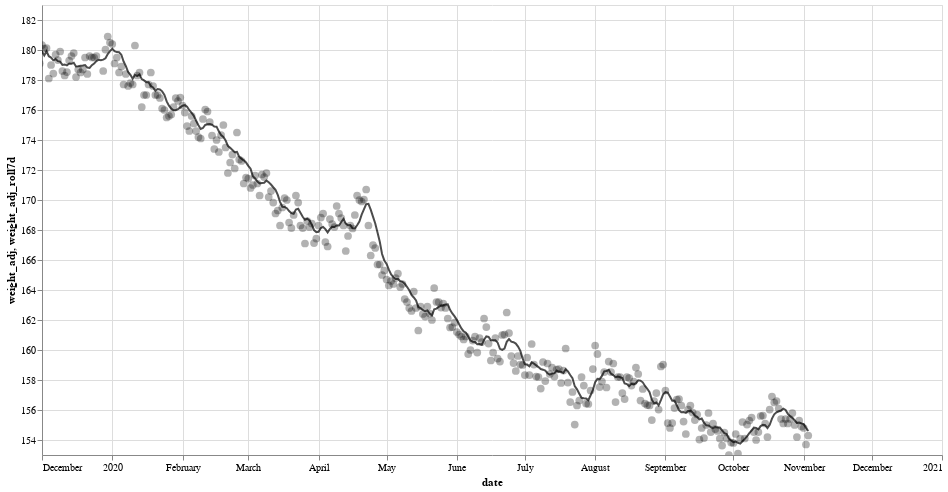

Notebook source saved alongside this figure:
### Code cell
dr = wgt_df.copy()
dr['date'] = dr.index
# xs = ('2015-9-01', '2021-1-31')
xs = ('2019-12-1', '2021-1-1')
ys = (153, 183)
width = 900
height = 450

w=alt.Chart(dr).mark_circle(size=60, opacity=0.3, color='black').encode(
    x=alt.X('date',
        scale=alt.Scale(domain=xs)
    ),  
    y=alt.Y('weight_adj',
        scale=alt.Scale(domain=ys)
    ),      
    tooltip=['date', 'run_before', 'weight', 'weight_adj', 'weight_adj_roll7d']
).properties(
    width=width,
    height=height
).interactive()

w_7d_avg=alt.Chart(dr).mark_line(opacity=0.7, color='black').encode(
    x='date',   
    y=alt.Y('weight_adj_roll7d',
        scale=alt.Scale(domain=ys)
    ),      
    tooltip=['date', 'run_before', 'weight', 'weight_adj', 'weight_adj_roll7d']
).properties(
    width=width,
    height=height
).interactive()

w + w_7d_avg

### Figure 1 — Vega-Lite specification as saved in the notebook (floating-point values rounded to 4 significant figures; data arrays with more than 128 entries replaced by an {"elided": "..."} marker saying what was removed)
{"config": {"view": {"continuousWidth": 400, "continuousHeight": 300}}, "layer": [{"mark": {"type": "circle", "color": "black", "opacity": 0.3, "size": 60}, "encoding": {"tooltip": [{"type": "temporal", "field": "date"}, {"type": "quantitative", "field": "run_before"}, {"type": "quantitative", "field": "weight"}, {"type": "quantitative", "field": "weight_adj"}, {"type": "quantitative", "field": "weight_adj_roll7d"}], "x": {"type": "temporal", "field": "date", "scale": {"domain": ["2019-12-1", "2021-1-1"]}}, "y": {"type": "quantitative", "field": "weight_adj", "scale": {"domain": [153, 183]}}}, "height": 450, "selection": {"selector036": {"type": "interval", "bind": "scales", "encodings": ["x", "y"]}}, "width": 900}, {"mark": {"type": "line", "color": "black", "opacity": 0.7}, "encoding": {"tooltip": [{"type": "temporal", "field": "date"}, {"type": "quantitative", "field": "run_before"}, {"type": "quantitative", "field": "weight"}, {"type": "quantitative", "field": "weight_adj"}, {"type": "quantitative", "field": "weight_adj_roll7d"}], "x": {"type": "temporal", "field": "date"}, "y": {"type": "quantitative", "field": "weight_adj_roll7d", "scale": {"domain": [153, 183]}}}, "height": 450, "selection": {"selector037": {"type": "interval", "bind": "scales", "encodings": ["x", "y"]}}, "width": 900}], "data": {"name": "data-f03375278d2a21f732b47dbdc6ac87de"}, "$schema": "https://vega.github.io/schema/vega-lite/v4.0.2.json", "datasets": {"data-f03375278d2a21f732b47dbdc6ac87de": {"elided": "1807 records"}}}
